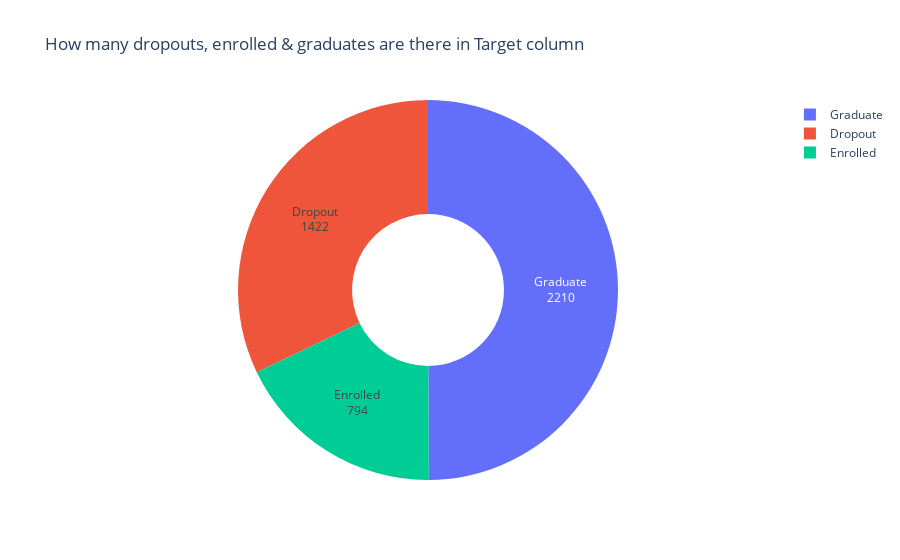

Notebook code for this chart:
### Code cell
x = new_data['Target'].value_counts().index
y = new_data['Target'].value_counts().values

# new_data['Target'].value_counts():-  calculates the frequency of each unique value in the 'Target' column.
# .index extracts the unique values (categories) from the result.
# .values extracts the corresponding counts for each category.

df = pd.DataFrame({
    'Target': x,
    'Count_T' : y
})

fig = px.pie(df,
             names ='Target', 
             values ='Count_T',
            title='How many dropouts, enrolled & graduates are there in Target column')

fig.update_traces(labels=['Graduate','Dropout','Enrolled'], hole=0.4,textinfo='value+label')
fig.show()

### Figure 1 — Plotly figure (JSON) as saved in the notebook; plotly's stock layout.template omitted (floating-point values rounded to 4 significant figures)
{"data": [{"domain": {"x": [0, 1], "y": [0, 1]}, "hole": 0.4, "hovertemplate": "Target=%{label}<br>Count_T=%{value}<extra></extra>", "labels": ["Graduate", "Dropout", "Enrolled"], "legendgroup": "", "name": "", "showlegend": true, "textinfo": "value+label", "type": "pie", "values": [2210, 1422, 794]}], "layout": {"legend": {"tracegroupgap": 0}, "title": {"text": "How many dropouts, enrolled & graduates are there in Target column"}}}
